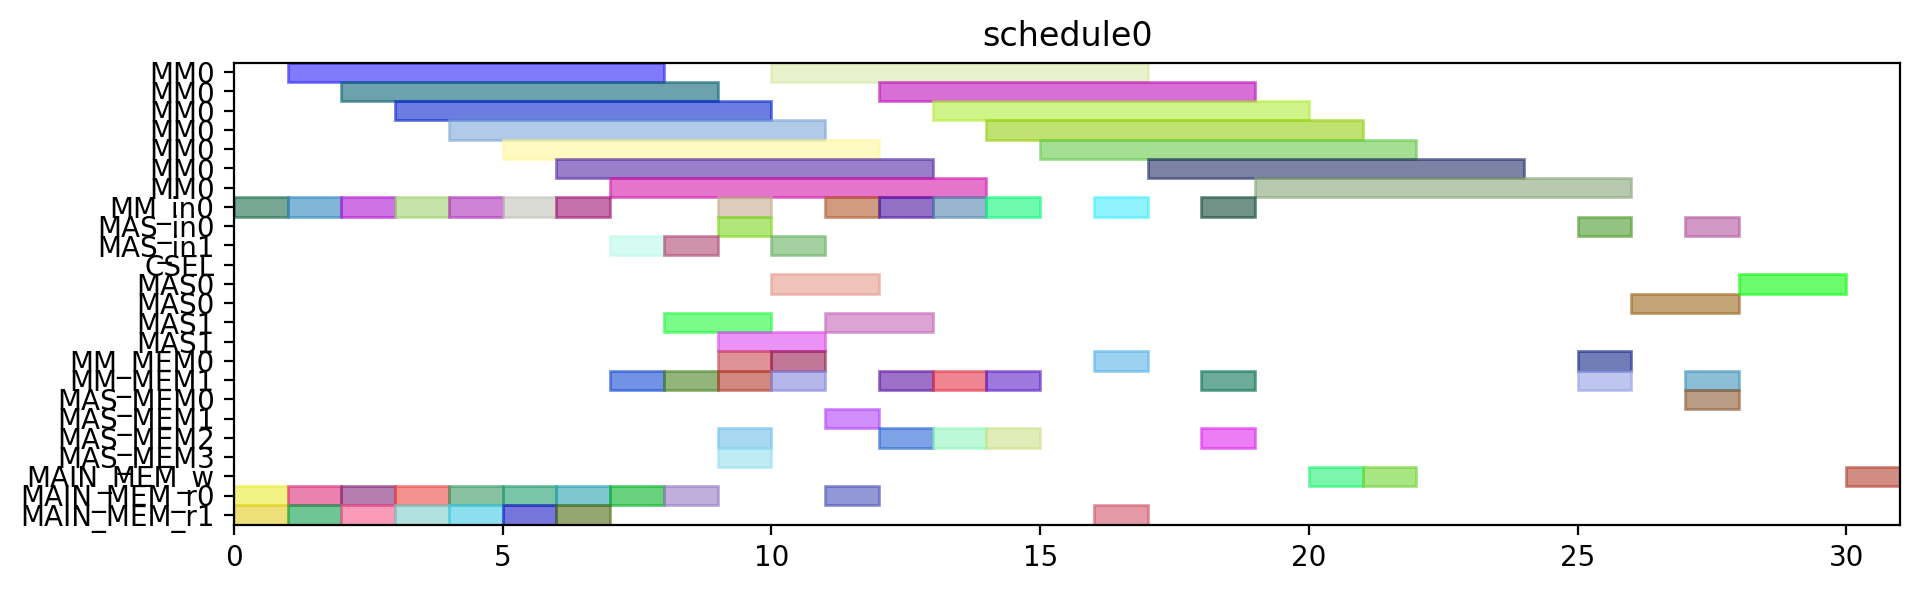

Python code for this plot:
from pyschedule import Scenario, solvers, plotters, alt


def solve():
	horizon = 120
	S = Scenario("schedule0", horizon=horizon)

	# resource
	MM = S.Resources('MM', num=1, size=7)
	MM_in = S.Resources('MM_in', num=1)
	MAS_in = S.Resources('MAS_in', num=2)
	CSEL = S.Resource('CSEL')
	MAS = S.Resources('MAS', num=2, size=2, periods=range(1, horizon))
	MM_MEM = S.Resources('MM_MEM', num=2)
	MAS_MEM = S.Resources('MAS_MEM', num=4)
	MAIN_MEM_w = S.Resource('MAIN_MEM_w', size=1)
	MAIN_MEM_r = S.Resources('MAIN_MEM_r', num=2)

	# result of previous scheduling

	# new tasks
	r1 = S.Task('r1', length=7, delay_cost=1)
	r1 += alt(MM)
	r1_in = S.Task('r1_in', length=1, delay_cost=1)
	r1_in += alt(MM_in)
	S += r1_in*MM_in[0]<=r1*MM[0]
	r1_mem0 = S.Task('r1_mem0', length=1, delay_cost=1)
	r1_mem0 += MAIN_MEM_r[0]
	S += r1_mem0 <= r1

	r1_mem1 = S.Task('r1_mem1', length=1, delay_cost=1)
	r1_mem1 += MAIN_MEM_r[1]
	S += r1_mem1 <= r1

	r3 = S.Task('r3', length=7, delay_cost=1)
	r3 += alt(MM)
	r3_in = S.Task('r3_in', length=1, delay_cost=1)
	r3_in += alt(MM_in)
	S += r3_in*MM_in[0]<=r3*MM[0]
	r3_mem0 = S.Task('r3_mem0', length=1, delay_cost=1)
	r3_mem0 += MAIN_MEM_r[0]
	S += r3_mem0 <= r3

	r3_mem1 = S.Task('r3_mem1', length=1, delay_cost=1)
	r3_mem1 += MAIN_MEM_r[1]
	S += r3_mem1 <= r3

	r4 = S.Task('r4', length=7, delay_cost=1)
	r4 += alt(MM)
	r4_in = S.Task('r4_in', length=1, delay_cost=1)
	r4_in += alt(MM_in)
	S += r4_in*MM_in[0]<=r4*MM[0]
	r4_mem0 = S.Task('r4_mem0', length=1, delay_cost=1)
	r4_mem0 += MAIN_MEM_r[0]
	S += r4_mem0 <= r4

	r4_mem1 = S.Task('r4_mem1', length=1, delay_cost=1)
	r4_mem1 += MAIN_MEM_r[1]
	S += r4_mem1 <= r4

	r5 = S.Task('r5', length=7, delay_cost=1)
	r5 += alt(MM)
	r5_in = S.Task('r5_in', length=1, delay_cost=1)
	r5_in += alt(MM_in)
	S += r5_in*MM_in[0]<=r5*MM[0]
	r5_mem0 = S.Task('r5_mem0', length=1, delay_cost=1)
	r5_mem0 += MAIN_MEM_r[0]
	S += r5_mem0 <= r5

	r5_mem1 = S.Task('r5_mem1', length=1, delay_cost=1)
	r5_mem1 += MAIN_MEM_r[1]
	S += r5_mem1 <= r5

	r6 = S.Task('r6', length=7, delay_cost=1)
	r6 += alt(MM)
	r6_in = S.Task('r6_in', length=1, delay_cost=1)
	r6_in += alt(MM_in)
	S += r6_in*MM_in[0]<=r6*MM[0]
	r6_mem0 = S.Task('r6_mem0', length=1, delay_cost=1)
	r6_mem0 += MAIN_MEM_r[0]
	S += r6_mem0 <= r6

	r6_mem1 = S.Task('r6_mem1', length=1, delay_cost=1)
	r6_mem1 += MAIN_MEM_r[1]
	S += r6_mem1 <= r6

	r12 = S.Task('r12', length=7, delay_cost=1)
	r12 += alt(MM)
	r12_in = S.Task('r12_in', length=1, delay_cost=1)
	r12_in += alt(MM_in)
	S += r12_in*MM_in[0]<=r12*MM[0]
	r12_mem0 = S.Task('r12_mem0', length=1, delay_cost=1)
	r12_mem0 += MAIN_MEM_r[0]
	S += r12_mem0 <= r12

	r12_mem1 = S.Task('r12_mem1', length=1, delay_cost=1)
	r12_mem1 += MAIN_MEM_r[1]
	S += r12_mem1 <= r12

	r13 = S.Task('r13', length=7, delay_cost=1)
	r13 += alt(MM)
	r13_in = S.Task('r13_in', length=1, delay_cost=1)
	r13_in += alt(MM_in)
	S += r13_in*MM_in[0]<=r13*MM[0]
	r13_mem0 = S.Task('r13_mem0', length=1, delay_cost=1)
	r13_mem0 += MAIN_MEM_r[0]
	S += r13_mem0 <= r13

	r13_mem1 = S.Task('r13_mem1', length=1, delay_cost=1)
	r13_mem1 += MAIN_MEM_r[1]
	S += r13_mem1 <= r13

	r2 = S.Task('r2', length=2, delay_cost=1)
	r2 += alt(MAS)
	r2_in = S.Task('r2_in', length=1, delay_cost=1)
	r2_in += alt(MAS_in)
	S += r2_in*MAS_in[0]<=r2*MAS[0]

	S += r2_in*MAS_in[1]<=r2*MAS[1]

	r2_mem0 = S.Task('r2_mem0', length=1, delay_cost=1)
	r2_mem0 += alt(MM_MEM)
	S += (r1*MM[0])-1 < r2_mem0*MM_MEM[0]
	S += r2_mem0 <= r2

	r2_mem1 = S.Task('r2_mem1', length=1, delay_cost=1)
	r2_mem1 += alt(MM_MEM)
	S += (r1*MM[0])-1 < r2_mem1*MM_MEM[1]
	S += r2_mem1 <= r2

	r7 = S.Task('r7', length=2, delay_cost=1)
	r7 += alt(MAS)
	r7_in = S.Task('r7_in', length=1, delay_cost=1)
	r7_in += alt(MAS_in)
	S += r7_in*MAS_in[0]<=r7*MAS[0]

	S += r7_in*MAS_in[1]<=r7*MAS[1]

	r7_mem0 = S.Task('r7_mem0', length=1, delay_cost=1)
	r7_mem0 += alt(MM_MEM)
	S += (r5*MM[0])-1 < r7_mem0*MM_MEM[0]
	S += r7_mem0 <= r7

	r7_mem1 = S.Task('r7_mem1', length=1, delay_cost=1)
	r7_mem1 += alt(MM_MEM)
	S += (r6*MM[0])-1 < r7_mem1*MM_MEM[1]
	S += r7_mem1 <= r7

	r8 = S.Task('r8', length=2, delay_cost=1)
	r8 += alt(MAS)
	r8_in = S.Task('r8_in', length=1, delay_cost=1)
	r8_in += alt(MAS_in)
	S += r8_in*MAS_in[0]<=r8*MAS[0]

	S += r8_in*MAS_in[1]<=r8*MAS[1]

	r8_mem0 = S.Task('r8_mem0', length=1, delay_cost=1)
	r8_mem0 += MAIN_MEM_r[0]
	S += r8_mem0 <= r8

	r8_mem1 = S.Task('r8_mem1', length=1, delay_cost=1)
	r8_mem1 += alt(MM_MEM)
	S += (r4*MM[0])-1 < r8_mem1*MM_MEM[1]
	S += r8_mem1 <= r8

	r10 = S.Task('r10', length=2, delay_cost=1)
	r10 += alt(MAS)
	r10_in = S.Task('r10_in', length=1, delay_cost=1)
	r10_in += alt(MAS_in)
	S += r10_in*MAS_in[0]<=r10*MAS[0]

	S += r10_in*MAS_in[1]<=r10*MAS[1]

	r10_mem0 = S.Task('r10_mem0', length=1, delay_cost=1)
	r10_mem0 += MAIN_MEM_r[0]
	S += r10_mem0 <= r10

	r10_mem1 = S.Task('r10_mem1', length=1, delay_cost=1)
	r10_mem1 += alt(MM_MEM)
	S += (r4*MM[0])-1 < r10_mem1*MM_MEM[1]
	S += r10_mem1 <= r10

	r9 = S.Task('r9', length=7, delay_cost=1)
	r9 += alt(MM)
	r9_in = S.Task('r9_in', length=1, delay_cost=1)
	r9_in += alt(MM_in)
	S += r9_in*MM_in[0]<=r9*MM[0]
	r9_mem0 = S.Task('r9_mem0', length=1, delay_cost=1)
	r9_mem0 += MAIN_MEM_r[0]
	S += r9_mem0 <= r9

	r9_mem1 = S.Task('r9_mem1', length=1, delay_cost=1)
	r9_mem1 += alt(MAS_MEM)
	S += (r7*MAS[0])-1 < r9_mem1*MAS_MEM[1]
	S += (r7*MAS[1])-1 < r9_mem1*MAS_MEM[3]
	S += r9_mem1 <= r9

	r11 = S.Task('r11', length=7, delay_cost=1)
	r11 += alt(MM)
	r11_in = S.Task('r11_in', length=1, delay_cost=1)
	r11_in += alt(MM_in)
	S += r11_in*MM_in[0]<=r11*MM[0]
	r11_mem0 = S.Task('r11_mem0', length=1, delay_cost=1)
	r11_mem0 += alt(MAS_MEM)
	S += (r10*MAS[0])-1 < r11_mem0*MAS_MEM[0]
	S += (r10*MAS[1])-1 < r11_mem0*MAS_MEM[2]
	S += r11_mem0 <= r11

	r11_mem1 = S.Task('r11_mem1', length=1, delay_cost=1)
	r11_mem1 += alt(MAS_MEM)
	S += (r10*MAS[0])-1 < r11_mem1*MAS_MEM[1]
	S += (r10*MAS[1])-1 < r11_mem1*MAS_MEM[3]
	S += r11_mem1 <= r11

	PX_new = S.Task('PX_new', length=7, delay_cost=1)
	PX_new += alt(MM)
	PX_new_in = S.Task('PX_new_in', length=1, delay_cost=1)
	PX_new_in += alt(MM_in)
	S += PX_new_in*MM_in[0]<=PX_new*MM[0]
	S += 0<PX_new

	PX_new_w = S.Task('PX_new_w', length=1, delay_cost=1)
	PX_new_w += alt(MAIN_MEM_w)
	S += PX_new <= PX_new_w

	PX_new_mem0 = S.Task('PX_new_mem0', length=1, delay_cost=1)
	PX_new_mem0 += alt(MAS_MEM)
	S += (r2*MAS[0])-1 < PX_new_mem0*MAS_MEM[0]
	S += (r2*MAS[1])-1 < PX_new_mem0*MAS_MEM[2]
	S += PX_new_mem0 <= PX_new

	PX_new_mem1 = S.Task('PX_new_mem1', length=1, delay_cost=1)
	PX_new_mem1 += alt(MM_MEM)
	S += (r12*MM[0])-1 < PX_new_mem1*MM_MEM[1]
	S += PX_new_mem1 <= PX_new

	r14 = S.Task('r14', length=7, delay_cost=1)
	r14 += alt(MM)
	r14_in = S.Task('r14_in', length=1, delay_cost=1)
	r14_in += alt(MM_in)
	S += r14_in*MM_in[0]<=r14*MM[0]
	r14_mem0 = S.Task('r14_mem0', length=1, delay_cost=1)
	r14_mem0 += alt(MAS_MEM)
	S += (r2*MAS[0])-1 < r14_mem0*MAS_MEM[0]
	S += (r2*MAS[1])-1 < r14_mem0*MAS_MEM[2]
	S += r14_mem0 <= r14

	r14_mem1 = S.Task('r14_mem1', length=1, delay_cost=1)
	r14_mem1 += alt(MM_MEM)
	S += (r3*MM[0])-1 < r14_mem1*MM_MEM[1]
	S += r14_mem1 <= r14

	Z1_new = S.Task('Z1_new', length=7, delay_cost=1)
	Z1_new += alt(MM)
	Z1_new_in = S.Task('Z1_new_in', length=1, delay_cost=1)
	Z1_new_in += alt(MM_in)
	S += Z1_new_in*MM_in[0]<=Z1_new*MM[0]
	S += 0<Z1_new

	Z1_new_w = S.Task('Z1_new_w', length=1, delay_cost=1)
	Z1_new_w += alt(MAIN_MEM_w)
	S += Z1_new <= Z1_new_w

	Z1_new_mem0 = S.Task('Z1_new_mem0', length=1, delay_cost=1)
	Z1_new_mem0 += alt(MAS_MEM)
	S += (r2*MAS[0])-1 < Z1_new_mem0*MAS_MEM[0]
	S += (r2*MAS[1])-1 < Z1_new_mem0*MAS_MEM[2]
	S += Z1_new_mem0 <= Z1_new

	Z1_new_mem1 = S.Task('Z1_new_mem1', length=1, delay_cost=1)
	Z1_new_mem1 += alt(MM_MEM)
	S += (r13*MM[0])-1 < Z1_new_mem1*MM_MEM[1]
	S += Z1_new_mem1 <= Z1_new

	r15 = S.Task('r15', length=7, delay_cost=1)
	r15 += alt(MM)
	r15_in = S.Task('r15_in', length=1, delay_cost=1)
	r15_in += alt(MM_in)
	S += r15_in*MM_in[0]<=r15*MM[0]
	r15_mem0 = S.Task('r15_mem0', length=1, delay_cost=1)
	r15_mem0 += alt(MAS_MEM)
	S += (r8*MAS[0])-1 < r15_mem0*MAS_MEM[0]
	S += (r8*MAS[1])-1 < r15_mem0*MAS_MEM[2]
	S += r15_mem0 <= r15

	r15_mem1 = S.Task('r15_mem1', length=1, delay_cost=1)
	r15_mem1 += alt(MM_MEM)
	S += (r9*MM[0])-1 < r15_mem1*MM_MEM[1]
	S += r15_mem1 <= r15

	r16 = S.Task('r16', length=7, delay_cost=1)
	r16 += alt(MM)
	r16_in = S.Task('r16_in', length=1, delay_cost=1)
	r16_in += alt(MM_in)
	S += r16_in*MM_in[0]<=r16*MM[0]
	r16_mem0 = S.Task('r16_mem0', length=1, delay_cost=1)
	r16_mem0 += alt(MM_MEM)
	S += (r11*MM[0])-1 < r16_mem0*MM_MEM[0]
	S += r16_mem0 <= r16

	r16_mem1 = S.Task('r16_mem1', length=1, delay_cost=1)
	r16_mem1 += MAIN_MEM_r[1]
	S += r16_mem1 <= r16

	r17 = S.Task('r17', length=2, delay_cost=1)
	r17 += alt(MAS)
	r17_in = S.Task('r17_in', length=1, delay_cost=1)
	r17_in += alt(MAS_in)
	S += r17_in*MAS_in[0]<=r17*MAS[0]

	S += r17_in*MAS_in[1]<=r17*MAS[1]

	r17_mem0 = S.Task('r17_mem0', length=1, delay_cost=1)
	r17_mem0 += alt(MM_MEM)
	S += (r14*MM[0])-1 < r17_mem0*MM_MEM[0]
	S += r17_mem0 <= r17

	r17_mem1 = S.Task('r17_mem1', length=1, delay_cost=1)
	r17_mem1 += alt(MM_MEM)
	S += (r15*MM[0])-1 < r17_mem1*MM_MEM[1]
	S += r17_mem1 <= r17

	PY_new = S.Task('PY_new', length=2, delay_cost=1)
	PY_new += alt(MAS)
	PY_new_in = S.Task('PY_new_in', length=1, delay_cost=1)
	PY_new_in += alt(MAS_in)
	S += PY_new_in*MAS_in[0]<=PY_new*MAS[0]

	S += PY_new_in*MAS_in[1]<=PY_new*MAS[1]

	S += 0<PY_new

	PY_new_w = S.Task('PY_new_w', length=1, delay_cost=1)
	PY_new_w += alt(MAIN_MEM_w)
	S += PY_new <= PY_new_w

	PY_new_mem0 = S.Task('PY_new_mem0', length=1, delay_cost=1)
	PY_new_mem0 += alt(MAS_MEM)
	S += (r17*MAS[0])-1 < PY_new_mem0*MAS_MEM[0]
	S += (r17*MAS[1])-1 < PY_new_mem0*MAS_MEM[2]
	S += PY_new_mem0 <= PY_new

	PY_new_mem1 = S.Task('PY_new_mem1', length=1, delay_cost=1)
	PY_new_mem1 += alt(MM_MEM)
	S += (r16*MM[0])-1 < PY_new_mem1*MM_MEM[1]
	S += PY_new_mem1 <= PY_new

	solvers.mip.solve(S,msg=1,kind='CPLEX',ratio_gap=1.01)

	solution = [['hoge']*len(S.solution()[1]) for i in range(len(S.solution()))]
	for i in range(len(S.solution())):
		for j in range(len(S.solution()[i])):
			solution[i][j]=str(S.solution()[i][j])
	print(solution)

	cycles = int(solution[-1][3])

	pic_file_name = "/mnt/rose/usr1/fukuda/ABE/multiRAM_multiMAS_16mux/scheduling_result/stage7MM1_stage2MAS2/EP_YRECOVER/schedule0.png"
	if(S.solution() != []):
		plotters.matplotlib.plot(S,img_filename=pic_file_name, show_task_labels=False, fig_size=(cycles*0.25+3, 3))

	return solution
